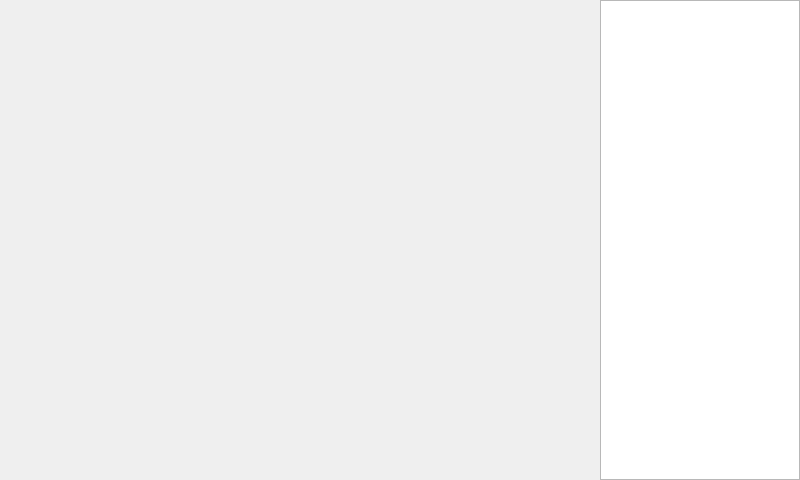
<?xml version="1.0" encoding="UTF-8"?>
<ui version="4.0">
 <class>FuncWindow</class>
 <widget class="QMainWindow" name="FuncWindow">
  <property name="geometry">
   <rect>
    <x>0</x>
    <y>0</y>
    <width>800</width>
    <height>480</height>
   </rect>
  </property>
  <property name="minimumSize">
   <size>
    <width>800</width>
    <height>480</height>
   </size>
  </property>
  <property name="maximumSize">
   <size>
    <width>800</width>
    <height>480</height>
   </size>
  </property>
  <property name="windowTitle">
   <string>MainWindow</string>
  </property>
  <widget class="QWidget" name="centralwidget">
   <widget class="QListWidget" name="listWidget">
    <property name="geometry">
     <rect>
      <x>600</x>
      <y>0</y>
      <width>200</width>
      <height>480</height>
     </rect>
    </property>
    <property name="minimumSize">
     <size>
      <width>200</width>
      <height>480</height>
     </size>
    </property>
    <property name="maximumSize">
     <size>
      <width>200</width>
      <height>480</height>
     </size>
    </property>
   </widget>
  </widget>
 </widget>
 <resources/>
 <connections/>
</ui>
